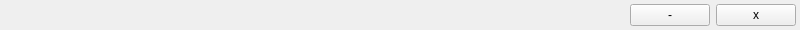
   <widget class="QWidget" name="titleBar" native="true">
    <property name="geometry">
     <rect>
      <x>0</x>
      <y>0</y>
      <width>800</width>
      <height>30</height>
     </rect>
    </property>
    <widget class="QWidget" name="layoutWidget">
     <property name="geometry">
      <rect>
       <x>0</x>
       <y>0</y>
       <width>801</width>
       <height>31</height>
      </rect>
     </property>
     <layout class="QHBoxLayout" name="horizontalLayout_6">
      <item>
       <spacer name="horizontalSpacer_3">
        <property name="orientation">
         <enum>Qt::Horizontal</enum>
        </property>
        <property name="sizeType">
         <enum>QSizePolicy::Fixed</enum>
        </property>
        <property name="sizeHint" stdset="0">
         <size>
          <width>10</width>
          <height>20</height>
         </size>
        </property>
       </spacer>
      </item>
      <item>
       <widget class="QLabel" name="title_icon">
        <property name="text">
         <string/>
        </property>
       </widget>
      </item>
      <item>
       <widget class="QLabel" name="title_name">
        <property name="text">
         <string/>
        </property>
       </widget>
      </item>
      <item>
       <spacer name="horizontalSpacer">
        <property name="orientation">
         <enum>Qt::Horizontal</enum>
        </property>
        <property name="sizeHint" stdset="0">
         <size>
          <width>80</width>
          <height>20</height>
         </size>
        </property>
       </spacer>
      </item>
      <item>
       <widget class="QPushButton" name="minimizeButton">
        <property name="text">
         <string>-</string>
        </property>
       </widget>
      </item>
      <item>
       <widget class="QPushButton" name="closeButton">
        <property name="text">
         <string>x</string>
        </property>
       </widget>
      </item>
      <item>
       <spacer name="horizontalSpacer_2">
        <property name="orientation">
         <enum>Qt::Horizontal</enum>
        </property>
        <property name="sizeType">
         <enum>QSizePolicy::Fixed</enum>
        </property>
        <property name="sizeHint" stdset="0">
         <size>
          <width>5</width>
          <height>20</height>
         </size>
        </property>
       </spacer>
      </item>
     </layout>
    </widget>
   </widget>
